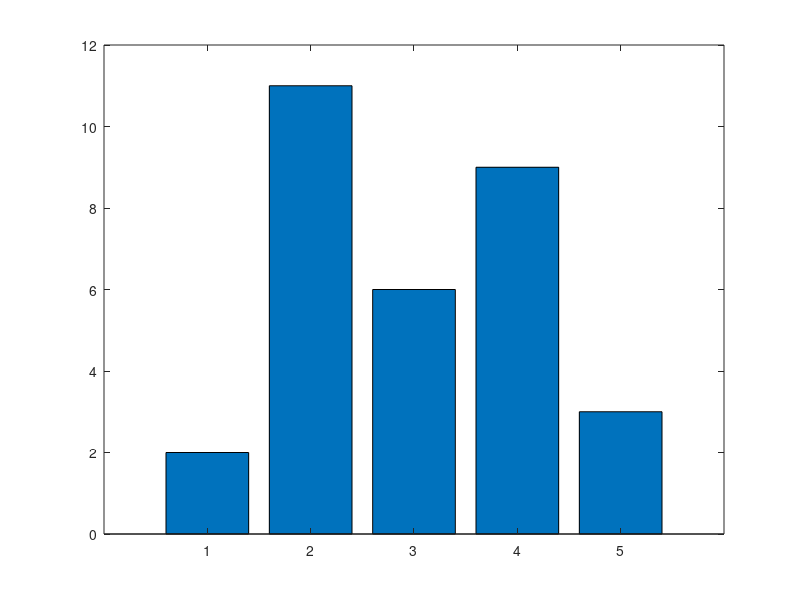
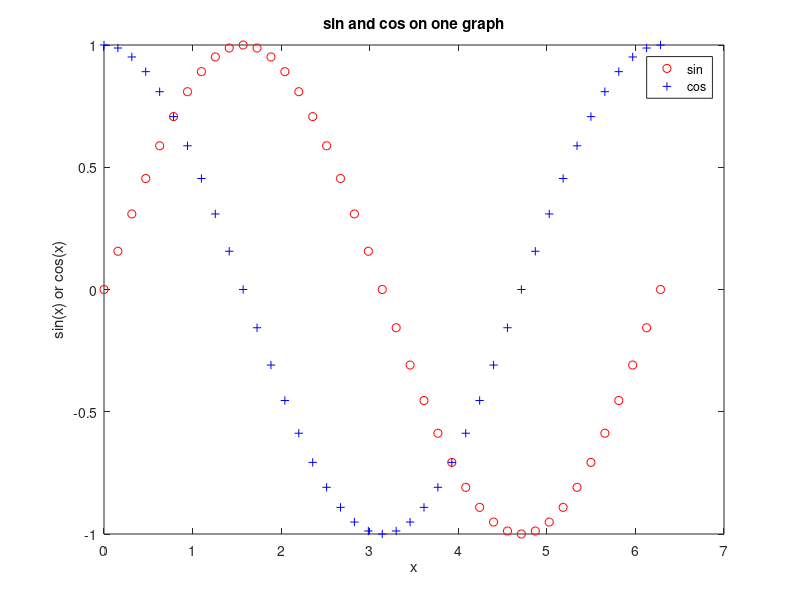

Here is the MATLAB script that generated these plots, in order:
% Lecture 6 Part 3 Plots
% Chapter 3.5 Attaway

% NOTE: Please try the plot formatting options described in
% Attawat page 100.

% Plot Example 1
% ==============
% Attaway pg 95
% This is a really simple plot of just one point!
% Create coordinate variables and plot a red '*'
x = 11;
y = 48;
plot(x,y,'r*')
% Change the axes and label them
axis([9 12 35 55])
xlabel('Time')
ylabel('Temperature')
% Put a title on the plot
title('Time and Temp')


% Plot Example 2
% ==============
% A line gaph
clf % clearing the previous figure
x = 1:6;
y = [1 5 3 9 11 8];
plot(x,y)


% Plot Example 3
% ==============
% Attaway pg 99
% This creates 2 different plots, in 2 different
% Figure Windows, to demonstrate some plot features
close all % closing all figures
x = 1:5; 
y1 = [2 11 6 9 3];
y2 = [4 5 8 6 2];

% Put a bar chart in Figure 1
figure(1)
bar(x,y1)

% Put plots using different y values on one plot
% with a legend
figure(2)
plot(x,y1,'k') % plot a line in black, using default solid line format
hold on % forces the previous plot to stay when the next plot is made
plot(x,y2,'ko') % plot in black, mark points in circles but with no line
grid on
legend('y1','y2')


% Plot Example 3
% ==============
% Attaway pg 100

% This script plots sin(x) and cos(x) in the same Figure Window
% for values of x ranging from 0 to 2*pi
clf
x = 0: 2*pi/40: 2*pi;
y = sin(x);
plot(x,y,'ro')
hold on
y = cos(x);
plot(x,y,'b+')
legend('sin', 'cos')
xlabel('x')
ylabel('sin(x) or cos(x)')
title('sin and cos on one graph')

